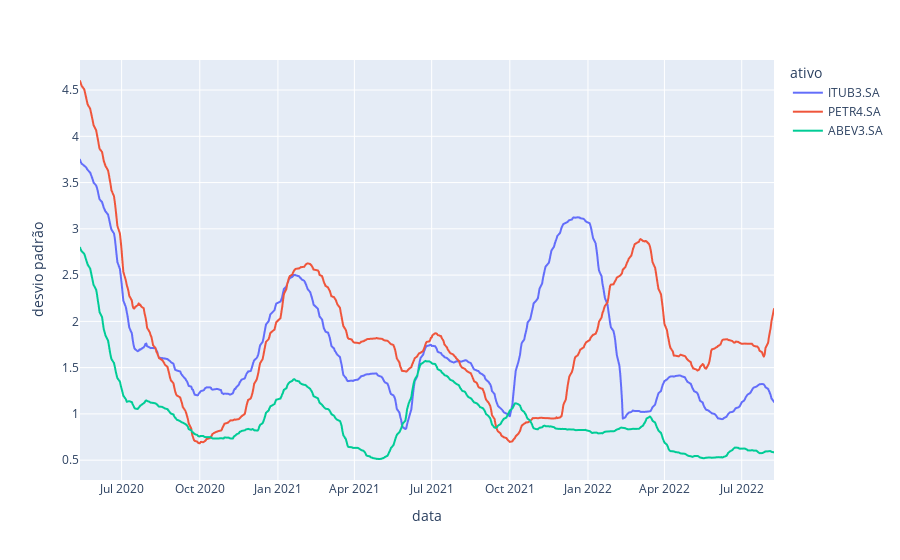

This figure's notebook cell:
### Code cell
dp_vertical = dp.stack().reset_index()
dp_vertical.columns = ['data', 'ativo', 'desvio padrão']

fig = px.line(dp_vertical, x="data", y="desvio padrão", color='ativo')
fig.show()

### Figure 1 — Plotly figure (JSON) as saved in the notebook; plotly's stock layout.template omitted (floating-point values rounded to 4 significant figures; data arrays with more than 128 entries replaced by an {"elided": "..."} marker saying what was removed)
{"data": [{"hovertemplate": "ativo=ITUB3.SA<br>data=%{x}<br>desvio padrão=%{y}<extra></extra>", "legendgroup": "ITUB3.SA", "line": {"color": "#636efa", "dash": "solid"}, "marker": {"symbol": "circle"}, "mode": "lines", "name": "ITUB3.SA", "showlegend": true, "type": "scattergl", "x": {"elided": "557 str values"}, "xaxis": "x", "y": {"elided": "557 float values"}, "yaxis": "y"}, {"hovertemplate": "ativo=PETR4.SA<br>data=%{x}<br>desvio padrão=%{y}<extra></extra>", "legendgroup": "PETR4.SA", "line": {"color": "#EF553B", "dash": "solid"}, "marker": {"symbol": "circle"}, "mode": "lines", "name": "PETR4.SA", "showlegend": true, "type": "scattergl", "x": {"elided": "557 str values"}, "xaxis": "x", "y": {"elided": "557 float values"}, "yaxis": "y"}, {"hovertemplate": "ativo=ABEV3.SA<br>data=%{x}<br>desvio padrão=%{y}<extra></extra>", "legendgroup": "ABEV3.SA", "line": {"color": "#00cc96", "dash": "solid"}, "marker": {"symbol": "circle"}, "mode": "lines", "name": "ABEV3.SA", "showlegend": true, "type": "scattergl", "x": {"elided": "557 str values"}, "xaxis": "x", "y": {"elided": "557 float values"}, "yaxis": "y"}], "layout": {"legend": {"title": {"text": "ativo"}, "tracegroupgap": 0}, "margin": {"t": 60}, "xaxis": {"anchor": "y", "domain": [0, 1], "title": {"text": "data"}}, "yaxis": {"anchor": "x", "domain": [0, 1], "title": {"text": "desvio padrão"}}}}
